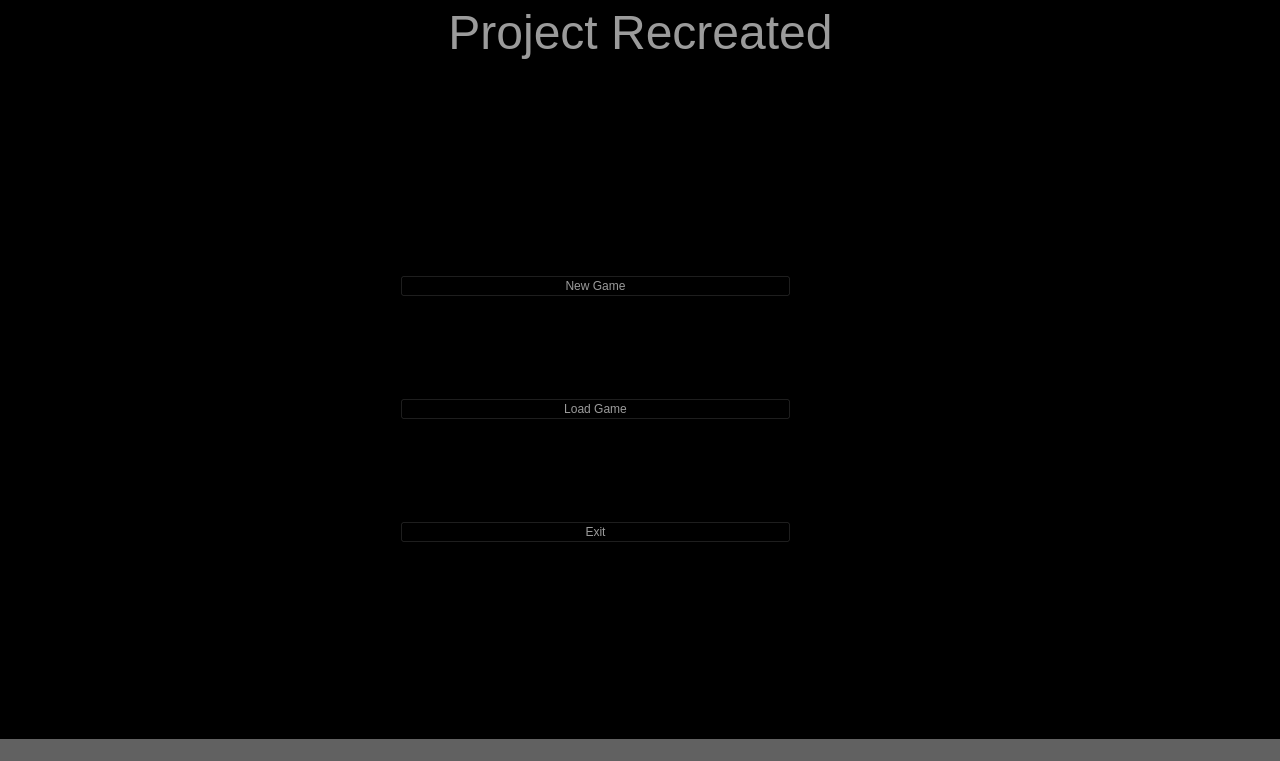
<?xml version="1.0" encoding="UTF-8"?>
<ui version="4.0">
 <class>MainWindow</class>
 <widget class="QMainWindow" name="MainWindow">
  <property name="geometry">
   <rect>
    <x>0</x>
    <y>0</y>
    <width>1280</width>
    <height>761</height>
   </rect>
  </property>
  <property name="sizePolicy">
   <sizepolicy hsizetype="Preferred" vsizetype="Preferred">
    <horstretch>4</horstretch>
    <verstretch>3</verstretch>
   </sizepolicy>
  </property>
  <property name="minimumSize">
   <size>
    <width>4</width>
    <height>3</height>
   </size>
  </property>
  <property name="maximumSize">
   <size>
    <width>1280</width>
    <height>761</height>
   </size>
  </property>
  <property name="windowTitle">
   <string>MainWindow</string>
  </property>
  <property name="styleSheet">
   <string notr="true">background-color:rgb(97, 97, 97)</string>
  </property>
  <widget class="QWidget" name="centralwidget">
   <property name="enabled">
    <bool>true</bool>
   </property>
   <property name="sizePolicy">
    <sizepolicy hsizetype="Preferred" vsizetype="Preferred">
     <horstretch>4</horstretch>
     <verstretch>3</verstretch>
    </sizepolicy>
   </property>
   <property name="minimumSize">
    <size>
     <width>1280</width>
     <height>720</height>
    </size>
   </property>
   <property name="styleSheet">
    <string notr="true">background-color:rgb(0, 0, 0)</string>
   </property>
   <widget class="QTextEdit" name="textEdit">
    <property name="geometry">
     <rect>
      <x>0</x>
      <y>0</y>
      <width>1281</width>
      <height>71</height>
     </rect>
    </property>
    <property name="html">
     <string>&lt;!DOCTYPE HTML PUBLIC &quot;-//W3C//DTD HTML 4.0//EN&quot; &quot;http://www.w3.org/TR/REC-html40/strict.dtd&quot;&gt;
&lt;html&gt;&lt;head&gt;&lt;meta name=&quot;qrichtext&quot; content=&quot;1&quot; /&gt;&lt;style type=&quot;text/css&quot;&gt;
p, li { white-space: pre-wrap; }
&lt;/style&gt;&lt;/head&gt;&lt;body style=&quot; font-family:'MS Shell Dlg 2'; font-size:8.25pt; font-weight:400; font-style:normal;&quot;&gt;
&lt;p align=&quot;center&quot; style=&quot; margin-top:0px; margin-bottom:0px; margin-left:0px; margin-right:0px; -qt-block-indent:0; text-indent:0px;&quot;&gt;&lt;span style=&quot; font-family:'Hacker'; font-size:36pt; color:#9b9b9b;&quot;&gt;Project Recreated&lt;/span&gt;&lt;/p&gt;&lt;/body&gt;&lt;/html&gt;</string>
    </property>
   </widget>
   <widget class="QWidget" name="verticalLayoutWidget">
    <property name="geometry">
     <rect>
      <x>400</x>
      <y>180</y>
      <width>391</width>
      <height>461</height>
     </rect>
    </property>
    <layout class="QVBoxLayout" name="verticalLayout">
     <item>
      <widget class="QPushButton" name="newGame">
       <property name="styleSheet">
        <string notr="true">font: 14pt &quot;Hacker&quot;;

color: rgb(155, 155, 155);

</string>
       </property>
       <property name="text">
        <string>New Game</string>
       </property>
      </widget>
     </item>
     <item>
      <widget class="QPushButton" name="loadGame">
       <property name="styleSheet">
        <string notr="true">font: 14pt &quot;Hacker&quot;;

color: rgb(155, 155, 155);

</string>
       </property>
       <property name="text">
        <string>Load Game</string>
       </property>
      </widget>
     </item>
     <item>
      <widget class="QPushButton" name="exitGame">
       <property name="styleSheet">
        <string notr="true">font: 14pt &quot;Hacker&quot;;

color: rgb(155, 155, 155);

</string>
       </property>
       <property name="text">
        <string>Exit</string>
       </property>
      </widget>
     </item>
    </layout>
   </widget>
  </widget>
  <widget class="QMenuBar" name="menubar">
   <property name="geometry">
    <rect>
     <x>0</x>
     <y>0</y>
     <width>1280</width>
     <height>21</height>
    </rect>
   </property>
  </widget>
  <widget class="QStatusBar" name="statusbar"/>
 </widget>
 <resources/>
 <connections/>
</ui>
